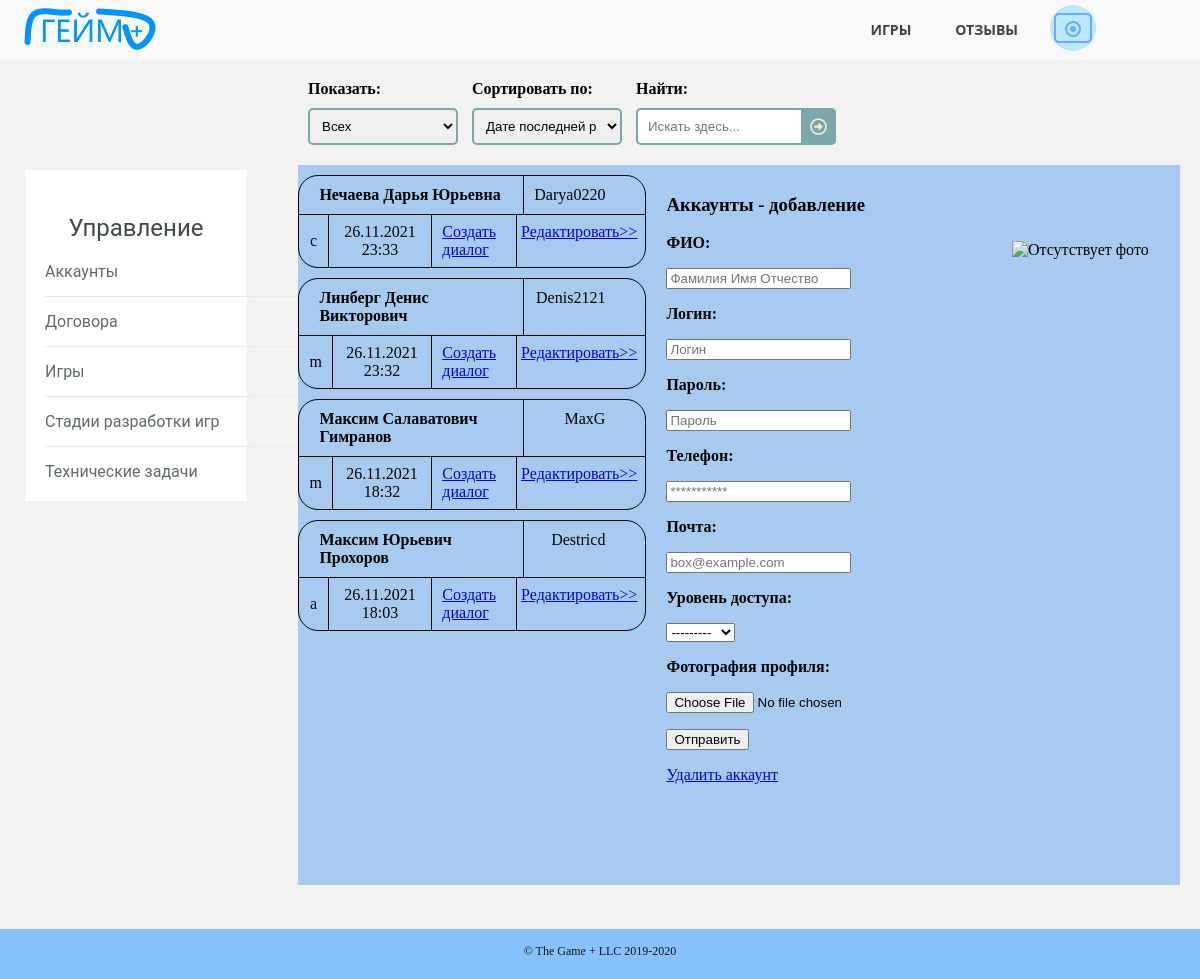
Screenshot of /control.html (signed in) with the database file from the repository.
### gameplusapp/models.py (models this page shows, shortened)
class Employee(models.Model):
    MY_CHOICES = (
        ('a', 'Админ'),
        ('m', 'Мастер'),
        ('c', 'Клиент')
    )
    full_name = models.CharField(max_length=50)
    phone = models.CharField(max_length=11)
    access_level = models.CharField(max_length=1, choices=MY_CHOICES)
    email = models.CharField(max_length=30)
    login = models.CharField(max_length=30, unique=True)
    password = models.CharField(max_length=30)
    reg_date = models.DateTimeField(default=timezone.now())
    avatar = models.ImageField(upload_to="static/images/users", null=True, blank=True)
    class Meta:
        ordering = ["-reg_date"]

### gameplusapp/views.py (the view, shortened to what this page needs)
# urls.py: path('control.html', ControlPage.as_view()),
class ControlPage(View):
    def get(self, request):
        new = False
        if "id_user" not in request.session:
            return HttpResponseRedirect('login.html')
        elif Employee.objects.get(id=request.session["id_user"]).access_level == 'c':
            return HttpResponseRedirect('contracts.html')
        elif Employee.objects.get(id=request.session["id_user"]).access_level == 'a':
            new = True
        message = ''
        mod = "добавление"
        g_accounts = get_accounts()
        form = AccountsForm()
        form.fields['access_level'].choices = [('', '---------'), ('m', 'Мастер'), ('c', 'Клиент')]
        filtred = AccountsFilterForm(request.GET)
        if filtred.is_valid():
            if filtred.cleaned_data["search"]:
                g_accounts = g_accounts.filter(full_name__iregex=filtred.cleaned_data["search"])
            if filtred.cleaned_data["ordering"]:
                g_accounts = g_accounts.order_by(filtred.cleaned_data["ordering"])
            if filtred.cleaned_data["watching"]:
                g_accounts = g_accounts.filter(access_level=filtred.cleaned_data["watching"])
        context = {
            'g_accounts': g_accounts,
            'filtred': filtred,
            'form': form,
            'mod': mod,
            'new': new,
            'message': message
        }
        return render(request, 'control.html', context=context)

### gameplusapp/forms.py
class AccountsFilterForm(forms.Form):
    watching = forms.ChoiceField(required=False, widget=forms.Select(attrs={
        'class': 'sortsel'
    }), choices=[
        ["", "Всех"],
        ["a", "Админов"],
        ["m", "Сотрудников"],
        ["c", "Клиентов"]
    ])
    ordering = forms.ChoiceField(required=False, widget=forms.Select(attrs={
        'class': 'sortsel'
    }), choices=[
        ["-reg_date", "Дате последней регистрации"],
        ["reg_date", "Дате первой регистрации"],
        ["full_name", "ФИО"],
        ["login", "Логинам"]
    ])
    search = forms.CharField(label="Найти:", required=False, widget=forms.TextInput(attrs={
        'placeholder': 'Искать здесь...'
    }))

class AccountsForm(forms.ModelForm):
    class Meta:
        model = Employee
        fields = ['full_name', 'phone', 'access_level', 'email', 'login', 'password', 'avatar']
        widgets = {
            "full_name": forms.TextInput(attrs={
                'placeholder': 'Фамилия Имя Отчество'
            }),
            "phone": forms.NumberInput(attrs={
                'placeholder': '***********'
            }),
            "email": forms.EmailInput(attrs={
                'placeholder': 'box@example.com'
            }),
            "login": forms.TextInput(attrs={
                'placeholder': 'Логин'
            }),
            "password": forms.PasswordInput(attrs={
                'placeholder': 'Пароль'
            }, render_value=True)
        }

### gameplusapp/function.py (called while the page is built)
def get_accounts():
    accounts = Employee.objects.all()
    return accounts

### gameplusapp/templates/control.html (shortened to what this page needs)
<!DOCTYPE HTML>
<html>
	<head>
		<link rel="stylesheet" href="../static/css/pattern.css" />
		<link rel="stylesheet" href="../static/css/control.css" />
		<link rel="stylesheet" href="../static/css/allaccounts.css" />
	</head>
	<body>
		<header>
		  <nav>
		      <a href="/" class="logo"><img src="../static/images/logo.png" alt="логотип"></a>
			  <ul class="topmenu">
				<li><a href="/games.html">Игры</a></li>
				<li><a href="/reviews.html">Отзывы</a></li>
				<li><a class="submenu-link"><img src="../static/images/avatar.png" alt="аватарка"></a>
				</li>
			  </ul>
		  </nav>
		</header>
        <section class="selections">
			<div class="functions">
				<form class="searchform" method="get">
					<div class="viewblock">
						<p><strong>Показать:</strong></p>
						<p>{{ filtred.watching }}</p>
					</div>
					<div class="sortblock">
						<p><strong>Сортировать по:</strong></p>
						<p>{{ filtred.ordering }}</p>
					</div>
					<div class="searchblock">
						<p><strong>Найти:</strong></p>
						<p>{{ filtred.search }}
						<button type="submit"></button></p>
					</div>
				</form>
			</div>
		</section>
		<section class="allgames">
			<div class="lists">
				<div class="sublinks">
					<div class="widget">
						<h3>Управление</h3>
						<ul>
						  	<li><a href="/control.html">Аккаунты</a></li>
						  	<li><a href="/contracts.html">Договора</a></li>
						  	<li><a href="/allgames.html">Игры</a></li>
							<li><a href="/game_states.html">Стадии разработки игр</a></li>
						  	<li><a href="/alltasks.html">Технические задачи</a></li>
						</ul>
					</div>
				</div>
                <div class="games">
					{% for account in g_accounts %}
					{% include 'control_one.html' %}
					{% endfor %}
				</div>
				{% if new or mod == "редактирование" %}
				<div class="info">
					<div class="name">
						<h3>Аккаунты - {{ mod }}</h3>
					</div>
					<div class="description">
						<p><img src="../{{ avatar }}" alt="Отсутствует фото" class="rightimg">
							<div class="userblock">
								<form class="userform" method="post" enctype="multipart/form-data">
								    <p><strong>ФИО:</strong></p>
								    <p>{{ form.full_name }}</p>
									<p><strong>Логин:</strong></p>
								    <p>{{ form.login }}</p>
									<p><strong>Пароль:</strong></p>
								    <p>{{ form.password }}</p>
									<p><strong>Телефон:</strong></p>
								    <p>{{ form.phone }}</p>
									<p><strong>Почта:</strong></p>
								    <p>{{ form.email }}</p>
									<p><strong>Уровень доступа:</strong></p>
								    <p>{{ form.access_level }}</p>
									<p><strong>Фотография профиля:</strong></p>
								    <p>{{ form.avatar }}</p>
								    <p><button type="submit">Отправить</button></p>
								</form>
								<a href="{{ user_id }}/delete">Удалить аккаунт</a>
							</div>
						</p>
					</div>
				</div>
				{% endif %}
			</div>
		</section>
	</body>
	<footer>
		<div class="copyright">
			<span>&copy; The Game + LLC 2019-2020</span>
		</div>
	</footer>
</html>

### gameplusapp/templates/control_one.html
{% block content %}
<div class="userone">
    <div class="usertag">
        <div class="username">
            <p>{{ account.full_name }}</p>
        </div>
        <div class="userlogin">
            <p>{{ account.login }}</p>
        </div>
    </div>
    <div class="userother">
        <div class="userrate">
            <p>{{ account.access_level }}</p>
        </div>
        <div class="userdate">
            <p>{{ account.reg_date|date:"d.m.Y H:i" }}</p>
        </div>
        <div class="userid">
            <a href="/messages.html/create/{{ account.id }}">Создать диалог</a>
        </div>
        <div class="more">
            <a href="/control.html/{{ account.id }}">Редактировать>></a>
        </div>
    </div>
</div>
{% endblock %}

### gameplusapp/static/css/pattern.css (style rules this page uses)
* { box-sizing: border-box; }
html { height: 100%; }
body { position:relative; min-height: 100%; margin: 0; background: #f2f2f2; }
header { position: relative; min-height: 60px; padding-top: 5px; background: rgba(255,255,255, .4); text-align: center; z-index: 1; }
header a { text-decoration: none; outline: none; display: inline-block; transition: .3s ease-in-out; }
.logo { float: left; color: #D5B45B; font-family: 'Playfair Display', serif; font-size: 2.5em; }
nav { display: block; padding: 0 20px; }
nav ul { list-style: none; margin: 0; padding: 0; float: right; }
.topmenu:after { content: ""; display: table; clear: both; }
.topmenu > li { width: 25%; float: left; position: relative; font-family: 'Open Sans', sans-serif; }
.topmenu > li > a { text-transform: uppercase; font-size: 14px; font-weight: bold; color: #404040; padding: 15px 30px; }
.submenu-link { padding: 0 30px !important; margin-left: 10px; }
.submenu-link > img { border-radius: 50%; }
footer { position:absolute; bottom: -50px; width: 100%; height: 50px; padding-top: 15px; background: #85c2ff; }
.copyright { font-size: 12px; text-align: center; color: #111111; }

### gameplusapp/static/css/control.css (style rules this page uses)
section { display: block; }
.functions { padding: 10px 20px 5px calc(20px + 24%); }
.viewblock, .sortblock, .searchblock, .sublinks, .games, .info { display: inline-block; }
.viewblock, .sortblock { margin-right: 10px; }
.viewblock > p, .sortblock > p, .searchblock > p { position: relative; margin: 10px 0; }
.sortsel { padding: 8px; border: 2px solid #7BA7AB; border-radius: 5px; width: 150px; }
.searchblock > p > input { width: 100%; padding: 9px 9px 9px 10px; border: 2px solid #7BA7AB; border-radius: 5px; outline: none; }
.searchblock > p > button { position: absolute; top: 0; right: 0px; padding: 9px; border: none; background: #7BA7AB; border-radius: 0 5px 5px 0; cursor: pointer; }
.searchblock > p > button:before { content: "\f35a"; font-family: 'Font Awesome 5 Free'; font-size: 17px; color: #F9F0DA; }
.sublinks, .games, .info { height: 720px; }
.games, .info { background-color: #A6CAF0; }
.lists { padding: 5px 20px 40px 20px; }
.sublinks { width: 20%; float: left; }
.games, .info { background-attachment: local; overflow: auto; }
.games { width: 30%; margin-left: 4%; }
.info { width: 46%; padding: 10px 20px; float: right; }
.widget { padding: 20px; border: 5px solid #f1f1f1; background: #fff; border-radius: 5px; font-family: 'Roboto', sans-serif; }
.widget h3 { margin-bottom: 20px; text-align: center; font-size: 24px; font-weight: normal; color: #424949; }
.widget ul { margin: 0; padding: 0; list-style: none; width: 250px; }
.widget li { border-bottom: 1px solid #eaeaea; padding-bottom: 15px; margin-bottom: 15px; }
.widget li:last-child { border-bottom: none; margin-bottom: 0; padding-bottom: 0; }
.widget a { text-decoration: none; color: #616a6b; display: inline-block; }
.widget li:before { font-family: FontAwesome; font-size: 20px; vertical-align:bottom; color: #dd3333; margin-right: 14px; }

### gameplusapp/static/css/allaccounts.css (style rules this page uses)
.userone { margin: 10px 0; border: 1px solid black; border-radius: 20px; }
.usertag { border-bottom: 1px solid black; }
.usertag, .userother { display: table; width: 100%; margin-left: 0; margin-right: 0; }
.usertag > div, .usertag > noindex > div, .userother > div, .userother > noindex > div { display: table-cell; vertical-align: middle; }
.username { width: 64.9%; border-right: 1px solid black; padding: 10px 10px 10px 20px; font-weight: bold; }
.userlogin { float: right; padding: 10px 40px 10px 10px; }
.username > p, .userlogin > p, .userrate > p, .userdate > p, .userid > a, .more > a { margin: 0; }
.userrate { width: 9.4%; border-right: 1px solid black; padding: 8px 10px; }
.userdate { width: 39%; border-right: 1px solid black; padding: 8px 10px; }
.userrate > p, .userdate > p { text-align: center; }
.userid { width: 15%; border-right: 1px solid black; padding: 8px 20px 8px 10px; }
.more { float: right; padding: 8px 8px 8px 4px; }
.userid > a { text-align: right; }
.rightimg { width: 30%; height: 40%; float: right; margin: 7px 0 7px 7px; }

### rows the page displays
Employee: full_name "Нечаева Дарья Юрьевна", login "Darya0220", access_level "c", reg_date "26.11.2021 23:33"
Employee: full_name "Линберг Денис Викторович", login "Denis2121", access_level "m", reg_date "26.11.2021 23:32"
Employee: full_name "Максим Салаватович Гимранов", login "MaxG", access_level "m", reg_date "26.11.2021 18:32"
Employee: full_name "Максим Юрьевич Прохоров", login "Destricd", access_level "a", reg_date "26.11.2021 18:03"

### other values shown
{{ mod }} "добавление"
